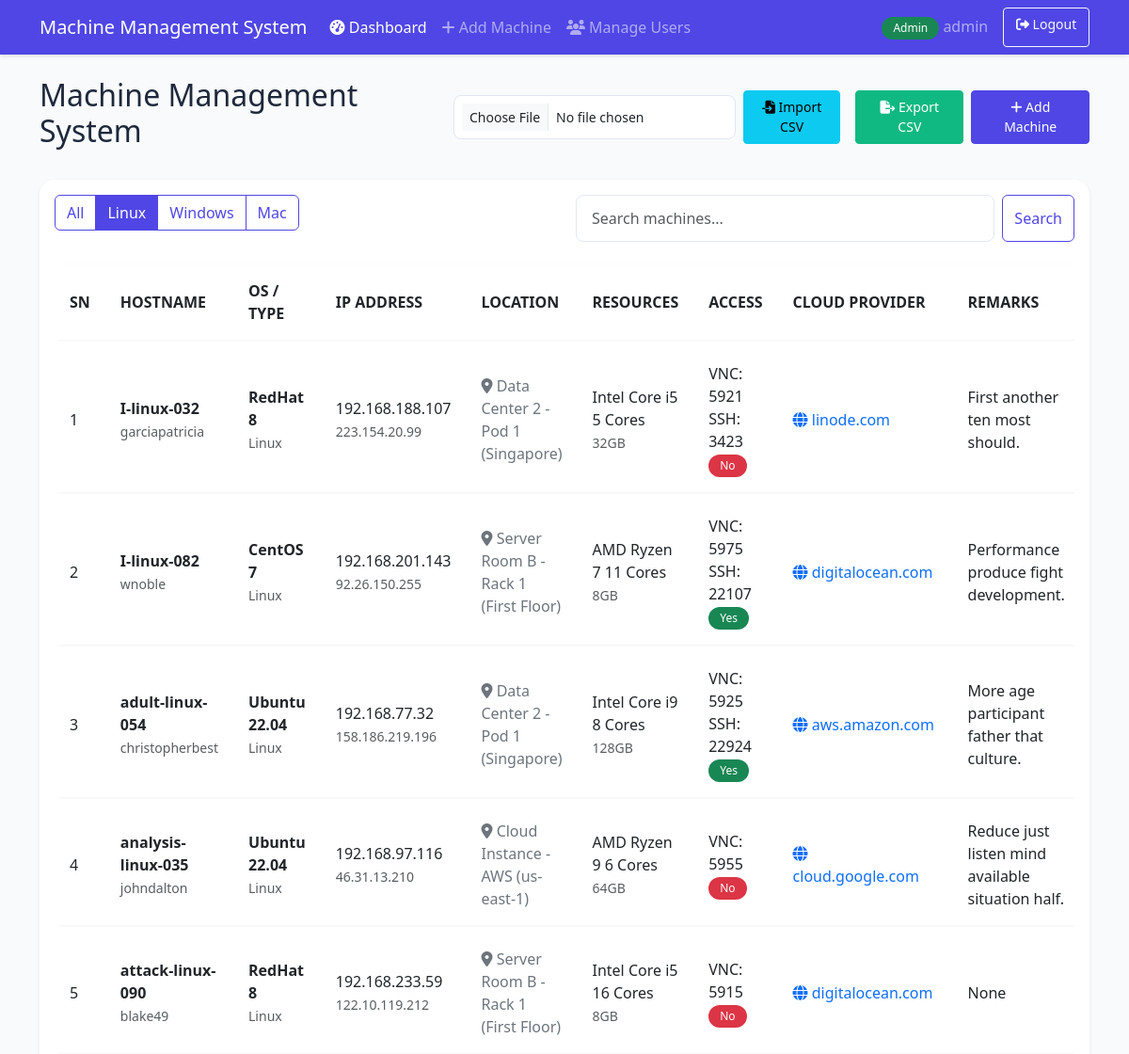
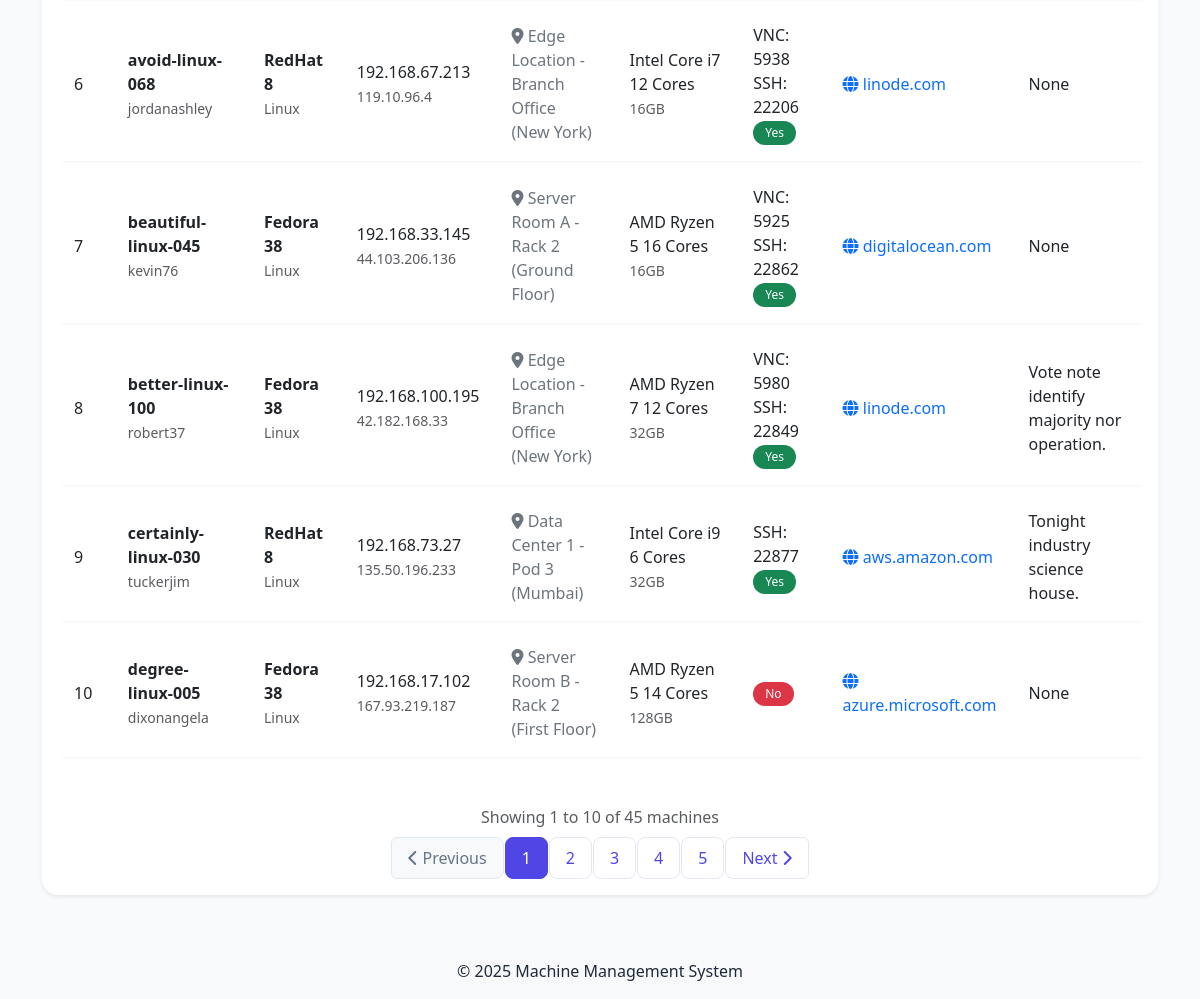
Screenshot of /admin/dashboard?os=Linux (signed in) with the database file from the repository (2 pictures, top to bottom).
### models/user.py (models this page shows, shortened)
class User(db.Model, UserMixin):
    __tablename__ = 'users'
    id = db.Column(db.Integer, primary_key=True)
    username = db.Column(db.String(64), unique=True, index=True, nullable=False)
    email = db.Column(db.String(120), unique=True, index=True, nullable=False)
    password_hash = db.Column(db.String(128), nullable=False)
    is_admin = db.Column(db.Boolean, default=False)
    created_at = db.Column(db.DateTime, default=datetime.utcnow)
    last_login = db.Column(db.DateTime, nullable=True)

### models/machine.py (models this page shows, shortened)
class Machine(db.Model):
    __tablename__ = 'machines'
    id = db.Column(db.Integer, primary_key=True)
    hostname = db.Column(db.String(64), unique=True, nullable=False, index=True)
    username = db.Column(db.String(64), nullable=False)
    os_type = db.Column(db.String(20), nullable=False)  # Linux, Windows, Mac
    installed_os = db.Column(db.String(64), nullable=False)
    cpu_details = db.Column(db.String(128), nullable=False)
    ram_details = db.Column(db.String(64), nullable=False)
    private_ip = db.Column(db.String(15), nullable=True)
    public_ip = db.Column(db.String(15), nullable=True)
    cloud_provider_url = db.Column(db.String(128), nullable=True)
    physical_location = db.Column(db.String(128), nullable=True)  # Add this line
    vnc_port = db.Column(db.Integer, nullable=True)
    ssh_port = db.Column(db.Integer, nullable=True)  # Add this line
    outside_accessible = db.Column(db.Boolean, default=False)
    remarks = db.Column(db.Text, nullable=True)
    created_at = db.Column(db.DateTime, default=datetime.utcnow)
    updated_at = db.Column(db.DateTime, default=datetime.utcnow, onupdate=datetime.utcnow)

### app.py (the view, shortened to what this page needs)
@app.route('/admin/dashboard')
@login_required
def admin_dashboard():
    if not current_user.is_admin:
        flash('Access denied. Admin privileges required.', 'danger')
        return redirect(url_for('index'))
    page = request.args.get('page', 1, type=int)
    per_page = 10
    os_filter = request.args.get('os')
    search = request.args.get('search')
    query = Machine.query
    if os_filter:
        query = query.filter_by(os_type=os_filter)
    pagination = query.order_by(Machine.hostname).paginate(
        page=page, per_page=per_page, error_out=False
    )
    return render_template('admin/dashboard.html',
                         machines=pagination.items,
                         pagination=pagination)

### models/user.py (called while the page is built)
@login_manager.user_loader
def load_user(user_id):
    return User.query.get(int(user_id))

### templates/admin/dashboard.html (shortened to what this page needs)
{% extends "base.html" %}
{% block content %}
<div class="d-flex justify-content-between align-items-center mb-4">
    <h2>Machine Management System</h2>
    {% if current_user.is_admin %}
    <div class="d-flex align-items-center">
        <form method="POST" action="{{ url_for('import_machines') }}" enctype="multipart/form-data" class="me-2 d-flex align-items-center">
            <input type="file" name="file" accept=".csv" class="form-control form-control-sm me-2" required>
            <button type="submit" class="btn btn-info btn-sm me-2">
                <i class="fas fa-file-import"></i> Import CSV
            </button>
        </form>
        <a href="{{ url_for('export_machines') }}" class="btn btn-success btn-sm me-2">
            <i class="fas fa-file-export"></i> Export CSV
        </a>
        <a href="{{ url_for('add_machine') }}" class="btn btn-primary btn-sm">
            <i class="fas fa-plus"></i> Add Machine
        </a>
    </div>
    {% endif %}
</div>
<div class="card shadow-sm mb-4">
    <div class="card-body">
        <div class="row mb-3">
            <div class="col-md-6">
                <div class="btn-group" role="group">
                    <a href="{{ url_for(current_user.is_admin and 'admin_dashboard' or 'user_dashboard') }}" class="btn btn-outline-primary {{ 'active' if not request.args.get('os') }}">All</a>
                    <a href="{{ url_for(current_user.is_admin and 'admin_dashboard' or 'user_dashboard', os='Linux') }}" class="btn btn-outline-primary {{ 'active' if request.args.get('os') == 'Linux' }}">Linux</a>
                    <a href="{{ url_for(current_user.is_admin and 'admin_dashboard' or 'user_dashboard', os='Windows') }}" class="btn btn-outline-primary {{ 'active' if request.args.get('os') == 'Windows' }}">Windows</a>
                    <a href="{{ url_for(current_user.is_admin and 'admin_dashboard' or 'user_dashboard', os='Mac') }}" class="btn btn-outline-primary {{ 'active' if request.args.get('os') == 'Mac' }}">Mac</a>
                </div>
            </div>
            <div class="col-md-6">
                <form method="GET" action="{{ url_for(current_user.is_admin and 'admin_dashboard' or 'user_dashboard') }}" class="d-flex">
                    <input type="text" name="search" class="form-control me-2" placeholder="Search machines..." value="{{ request.args.get('search', '') }}">
                    <button type="submit" class="btn btn-outline-primary">Search</button>
                </form>
            </div>
        </div>
        <div class="table-responsive">
            <table class="table table-hover">
                <thead>
                    <tr>
                        <th>SN</th>
                        <th>HOSTNAME</th>
                        <th>OS / TYPE</th>
                        <th>IP ADDRESS</th>
                        <th>LOCATION</th>
                        <th>RESOURCES</th>
                        <th>ACCESS</th>
                        <th>CLOUD PROVIDER</th>
                        <th>REMARKS</th>
                    </tr>
                </thead>
                <tbody>
                    {% for machine in machines %}
                    <tr>
                        <td>{{ (pagination.page - 1) * pagination.per_page + loop.index }}</td>
                        <td>
                            <strong>{{ machine.hostname }}</strong><br>
                            <small class="text-muted">{{ machine.username }}</small>
                        </td>
                        <td>
                            <strong>{{ machine.installed_os }}</strong><br>
                            <small class="text-muted">{{ machine.os_type }}</small>
                        </td>
                        <td>
                            {% if machine.private_ip %}
                            <span>{{ machine.private_ip }}</span><br>
                            {% endif %}
                            {% if machine.public_ip %}
                            <small class="text-muted">{{ machine.public_ip }}</small>
                            {% endif %}
                        </td>
                        <td>
                            {% if machine.physical_location %}
                            <span class="text-secondary">
                                <i class="fas fa-map-marker-alt"></i> {{ machine.physical_location }}
                            </span>
                            {% else %}
                            <span class="text-muted">Not specified</span>
                            {% endif %}
                        </td>
                        <td>
                            <span>{{ machine.cpu_details }}</span><br>
                            <small class="text-muted">{{ machine.ram_details }}</small>
                        </td>
                        <td>
                            {% if machine.vnc_port %}
                            <span>VNC: {{ machine.vnc_port }}</span><br>
                            {% endif %}
                            {% if machine.ssh_port %}
                            <span>SSH: {{ machine.ssh_port }}</span><br>
                            {% endif %}
                            <span class="badge {% if machine.outside_accessible %}bg-success{% elif machine.outside_accessible == false %}bg-danger{% else %}bg-warning{% endif %}">
                                {{ 'Yes' if machine.outside_accessible else 'No' }}
                            </span>
                        </td>
                        <td>
                            {% if machine.cloud_provider_url %}
                            {% set domain = machine.cloud_provider_url.replace('https://', '').replace('http://', '').split('/')[0] %}
                            <span class="text-primary" title="{{ machine.cloud_provider_url }}">
                                <i class="fas fa-globe"></i> {{ domain }}
                            </span>
                            {% else %}
                            <span class="text-muted">No URL</span>
                            {% endif %}
                        </td>
                        <td>{{ machine.remarks }}</td>
                    </tr>
                    {% endfor %}
                </tbody>
            </table>
        </div>
        <div class="d-flex flex-column align-items-center mt-4">
            <div class="text-muted mb-2">
                {% set end_item = pagination.page * pagination.per_page %}
                {% if end_item > pagination.total %}
                    {% set end_item = pagination.total %}
                {% endif %}
                Showing {{ (pagination.page - 1) * pagination.per_page + 1 }}
                to {{ end_item }}
                of {{ pagination.total }} machines
            </div>
            {% if pagination.pages > 1 %}
            <nav aria-label="Machine navigation">
                <ul class="pagination">
                    <li class="page-item {{ 'disabled' if pagination.page == 1 }}">
                        <a class="page-link" href="{{ url_for(current_user.is_admin and 'admin_dashboard' or 'user_dashboard', page=pagination.prev_num, os=request.args.get('os'), search=request.args.get('search')) }}">
                            <i class="fas fa-chevron-left"></i> Previous
                        </a>
                    </li>
                    {% for page_num in pagination.iter_pages(left_edge=2, left_current=2, right_current=2, right_edge=2) %}
                        {% if page_num %}
                            <li class="page-item {{ 'active' if pagination.page == page_num }}">
                                <a class="page-link" href="{{ url_for(current_user.is_admin and 'admin_dashboard' or 'user_dashboard', page=page_num, os=request.args.get('os'), search=request.args.get('search')) }}">{{ page_num }}</a>
                            </li>
                        {% else %}
                            <li class="page-item disabled">
                                <span class="page-link">...</span>
                            </li>
                        {% endif %}
                    {% endfor %}
                    <li class="page-item {{ 'disabled' if pagination.page == pagination.pages }}">
                        <a class="page-link" href="{{ url_for(current_user.is_admin and 'admin_dashboard' or 'user_dashboard', page=pagination.next_num, os=request.args.get('os'), search=request.args.get('search')) }}">
                            Next <i class="fas fa-chevron-right"></i>
                        </a>
                    </li>
                </ul>
            </nav>
            {% endif %}
        </div>
    </div>
</div>
{% endblock %}

### templates/base.html (shortened to what this page needs)
<!DOCTYPE html>
<html lang="en">
<head>
    <link href="https://cdn.jsdelivr.net/npm/bootstrap@5.3.0/dist/css/bootstrap.min.css" rel="stylesheet">
    <link rel="stylesheet" href="https://cdnjs.cloudflare.com/ajax/libs/font-awesome/6.4.0/css/all.min.css">
    <link rel="stylesheet" href="{{ url_for('static', filename='css/style.css') }}">
</head>
<body>
    {% if current_user.is_authenticated %}
    <nav class="navbar navbar-expand-lg navbar-dark bg-primary">
        <div class="container">
            <a class="navbar-brand" href="{{ url_for('index') }}">Machine Management System</a>
            <div class="collapse navbar-collapse" id="navbarNav">
                <ul class="navbar-nav me-auto">
                    {% if current_user.is_admin %}
                    <li class="nav-item">
                        <a class="nav-link {% if request.endpoint == 'admin_dashboard' %}active{% endif %}" href="{{ url_for('admin_dashboard') }}">
                            <i class="fas fa-tachometer-alt"></i> Dashboard
                        </a>
                    </li>
                    <li class="nav-item">
                        <a class="nav-link {% if request.endpoint == 'add_machine' %}active{% endif %}" href="{{ url_for('add_machine') }}">
                            <i class="fas fa-plus"></i> Add Machine
                        </a>
                    </li>
                    <li class="nav-item">
                        <a class="nav-link" href="{{ url_for('manage_users') }}">
                            <i class="fas fa-users"></i> Manage Users
                        </a>
                    </li>
                    {% else %}
                    <li class="nav-item">
                        <a class="nav-link {% if request.endpoint == 'user_dashboard' %}active{% endif %}" href="{{ url_for('user_dashboard') }}">
                            <i class="fas fa-tachometer-alt"></i> Dashboard
                        </a>
                    </li>
                    {% endif %}
                </ul>
                <div class="d-flex">
                    <span class="navbar-text me-3">
                        {% if current_user.is_admin %}
                        <span class="badge bg-success">Admin</span>
                        {% else %}
                        <span class="badge bg-info">User</span>
                        {% endif %}
                        {{ current_user.username }}
                    </span>
                    <a href="{{ url_for('logout') }}" class="btn btn-outline-light btn-sm">
                        <i class="fas fa-sign-out-alt"></i> Logout
                    </a>
                </div>
            </div>
        </div>
    </nav>
    {% endif %}
    <div class="container mt-4">
        {% block content %}{% endblock %}
    </div>
    <footer class="mt-5 py-3 bg-light text-center">
        <div class="container">
            <p class="mb-0">&copy; 2025 Machine Management System</p>
        </div>
    </footer>
</body>
</html>

### static/css/style.css (style rules this page uses)
:root { --primary-color: #4f46e5; --primary-hover: #4338ca; --success-color: #10b981; --danger-color: #ef4444; --background-color: #f8fafc; --card-bg: #ffffff; --text-primary: #1e293b; --text-secondary: #64748b; }
body { background-color: var(--background-color); color: var(--text-primary); }
.navbar { box-shadow: 0 2px 4px rgba(0,0,0,0.1); }
.navbar-dark.bg-primary { background-color: var(--primary-color) !important; }
.card { border: none; border-radius: 1rem; box-shadow: 0 4px 6px -1px rgba(0,0,0,0.1), 0 2px 4px -2px rgba(0,0,0,0.05); transition: transform 0.2s, box-shadow 0.2s; }
.table { border-collapse: separate; border-spacing: 0 0.5rem; }
.table tr { background-color: var(--card-bg); box-shadow: 0 1px 3px rgba(0,0,0,0.05); border-radius: 0.5rem; }
.table td, .table th { border: none; padding: 1rem; vertical-align: middle; }
.btn-primary { background-color: var(--primary-color); border-color: var(--primary-color); transition: all 0.2s; }
.btn-success { background-color: var(--success-color); border-color: var(--success-color); }
.btn-outline-primary { color: var(--primary-color); border-color: var(--primary-color); }
.btn-outline-primary:hover, .btn-outline-primary.active { background-color: var(--primary-color); border-color: var(--primary-color); }
.badge { padding: 0.5em 1em; border-radius: 9999px; font-weight: 500; }
.form-control, .form-select { border-radius: 0.5rem; padding: 0.75rem 1rem; border: 1px solid #e2e8f0; }
.pagination .page-link { border: none; margin: 0 0.25rem; border-radius: 0.5rem; color: var(--text-primary); }
.pagination .page-item.active .page-link { background-color: var(--primary-color); color: white; }
.pagination { margin-bottom: 0; }
.pagination .page-link { padding: 0.5rem 1rem; color: var(--primary-color); border: 1px solid #e2e8f0; margin: 0 2px; }
.pagination .page-item.active .page-link { background-color: var(--primary-color); border-color: var(--primary-color); color: white; }
.pagination .page-item.disabled .page-link { color: var(--text-secondary); pointer-events: none; background-color: #f8f9fa; border-color: #e2e8f0; }
.table tbody tr { opacity: 1; animation: none; transition: background-color 0.2s ease; }
.table tbody tr.animate { animation: fadeIn 0.5s ease forwards; }
input[type="file"] { max-width: 300px; font-size: 0.875rem; }
.btn-sm { padding: 0.4rem 0.8rem; font-size: 0.875rem; }

### rows the page displays
User: username "admin"
Machine: page "1", hostname "I-linux-032", username "garciapatricia", installed_os "RedHat 8", os_type "Linux", private_ip "192.168.188.107", public_ip "223.154.20.99", physical_location "Data Center 2 - Pod 1 (Singapore)", cpu_details "Intel Core i5 5 Cores", ram_details "32GB", vnc_port "5921", ssh_port "3423", outside_accessible "No", domain "linode.com", remarks "First another ten most should."
Machine: page "2", hostname "I-linux-082", username "wnoble", installed_os "CentOS 7", os_type "Linux", private_ip "192.168.201.143", public_ip "92.26.150.255", physical_location "Server Room B - Rack 1 (First Floor)", cpu_details "AMD Ryzen 7 11 Cores", ram_details "8GB", vnc_port "5975", ssh_port "22107", outside_accessible "Yes", domain "digitalocean.com", remarks "Performance produce fight development."
Machine: page "3", hostname "adult-linux-054", username "christopherbest", installed_os "Ubuntu 22.04", os_type "Linux", private_ip "192.168.77.32", public_ip "158.186.219.196", physical_location "Data Center 2 - Pod 1 (Singapore)", cpu_details "Intel Core i9 8 Cores", ram_details "128GB", vnc_port "5925", ssh_port "22924", outside_accessible "Yes", domain "aws.amazon.com", remarks "More age participant father that culture."
Machine: page "4", hostname "analysis-linux-035", username "johndalton", installed_os "Ubuntu 22.04", os_type "Linux", private_ip "192.168.97.116", public_ip "46.31.13.210", physical_location "Cloud Instance - AWS (us-east-1)", cpu_details "AMD Ryzen 9 6 Cores", ram_details "64GB", vnc_port "5955", outside_accessible "No", domain "cloud.google.com", remarks "Reduce just listen mind available situation half."
Machine: page "5", hostname "attack-linux-090", username "blake49", installed_os "RedHat 8", os_type "Linux", private_ip "192.168.233.59", public_ip "122.10.119.212", physical_location "Server Room B - Rack 1 (First Floor)", cpu_details "Intel Core i5 16 Cores", ram_details "8GB", vnc_port "5915", outside_accessible "No", domain "digitalocean.com", remarks "None"
Machine: page "6", hostname "avoid-linux-068", username "jordanashley", installed_os "RedHat 8", os_type "Linux", private_ip "192.168.67.213", public_ip "119.10.96.4", physical_location "Edge Location - Branch Office (New York)", cpu_details "Intel Core i7 12 Cores", ram_details "16GB", vnc_port "5938", ssh_port "22206", outside_accessible "Yes", domain "linode.com", remarks "None"
Machine: page "7", hostname "beautiful-linux-045", username "kevin76", installed_os "Fedora 38", os_type "Linux", private_ip "192.168.33.145", public_ip "44.103.206.136", physical_location "Server Room A - Rack 2 (Ground Floor)", cpu_details "AMD Ryzen 5 16 Cores", ram_details "16GB", vnc_port "5925", ssh_port "22862", outside_accessible "Yes", domain "digitalocean.com", remarks "None"
Machine: page "8", hostname "better-linux-100", username "robert37", installed_os "Fedora 38", os_type "Linux", private_ip "192.168.100.195", public_ip "42.182.168.33", physical_location "Edge Location - Branch Office (New York)", cpu_details "AMD Ryzen 7 12 Cores", ram_details "32GB", vnc_port "5980", ssh_port "22849", outside_accessible "Yes", domain "linode.com", remarks "Vote note identify majority nor operation."
Machine: page "9", hostname "certainly-linux-030", username "tuckerjim", installed_os "RedHat 8", os_type "Linux", private_ip "192.168.73.27", public_ip "135.50.196.233", physical_location "Data Center 1 - Pod 3 (Mumbai)", cpu_details "Intel Core i9 6 Cores", ram_details "32GB", ssh_port "22877", outside_accessible "Yes", domain "aws.amazon.com", remarks "Tonight industry science house."
Machine: page "10", hostname "degree-linux-005", username "dixonangela", installed_os "Fedora 38", os_type "Linux", private_ip "192.168.17.102", public_ip "167.93.219.187", physical_location "Server Room B - Rack 2 (First Floor)", cpu_details "AMD Ryzen 5 14 Cores", ram_details "128GB", outside_accessible "No", domain "azure.microsoft.com", remarks "None"

### other values shown
{{ (pagination.page - 1) * pagination.per_page + 1 }} "1"
{{ end_item }} "10"
{{ pagination.total }} "45"
{{ page_num }} "1" "2" "3" "4" "5"
